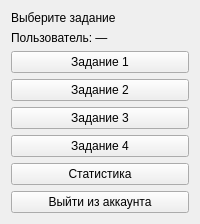
<?xml version="1.0" encoding="UTF-8"?>
<ui version="4.0">
 <class>MainMenuWidget</class>
 <widget class="QWidget" name="MainMenuWidget">
  <property name="windowTitle">
   <string>Главное меню</string>
  </property>
  <layout class="QVBoxLayout" name="verticalLayout">
   <item>
    <widget class="QLabel" name="labelTitle">
     <property name="text">
      <string>Выберите задание</string>
     </property>
    </widget>
   </item>
   <item>
    <widget class="QLabel" name="labelUser">
     <property name="text">
      <string>Пользователь: —</string>
     </property>
    </widget>
   </item>
   <item>
    <widget class="QPushButton" name="btnTask1">
     <property name="text">
      <string>Задание 1</string>
     </property>
    </widget>
   </item>
   <item>
    <widget class="QPushButton" name="btnTask2">
     <property name="text">
      <string>Задание 2</string>
     </property>
    </widget>
   </item>
   <item>
    <widget class="QPushButton" name="btnTask3">
     <property name="text">
      <string>Задание 3</string>
     </property>
    </widget>
   </item>
   <item>
    <widget class="QPushButton" name="btnTask4">
     <property name="text">
      <string>Задание 4</string>
     </property>
    </widget>
   </item>
   <item>
    <widget class="QPushButton" name="btnStats">
     <property name="text">
      <string>Статистика</string>
     </property>
    </widget>
   </item>
   <item>
    <widget class="QPushButton" name="btnLogout">
     <property name="text">
      <string>Выйти из аккаунта</string>
     </property>
    </widget>
   </item>
  </layout>
 </widget>
 <resources/>
 <connections/>
</ui>
